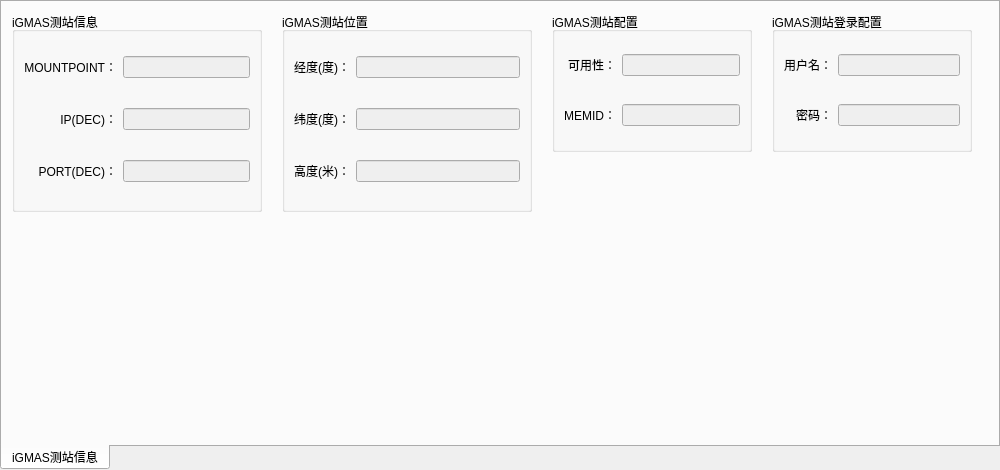
<?xml version="1.0" encoding="UTF-8"?>
<ui version="4.0">
 <class>IGMASStationInfoWidget</class>
 <widget class="QTabWidget" name="IGMASStationInfoWidget">
  <property name="geometry">
   <rect>
    <x>0</x>
    <y>0</y>
    <width>1000</width>
    <height>470</height>
   </rect>
  </property>
  <property name="windowTitle">
   <string>TabWidget</string>
  </property>
  <property name="tabPosition">
   <enum>QTabWidget::South</enum>
  </property>
  <property name="currentIndex">
   <number>0</number>
  </property>
  <widget class="QWidget" name="tab">
   <attribute name="title">
    <string>iGMAS测站信息</string>
   </attribute>
   <widget class="QGroupBox" name="groupBox">
    <property name="geometry">
     <rect>
      <x>10</x>
      <y>10</y>
      <width>250</width>
      <height>200</height>
     </rect>
    </property>
    <property name="title">
     <string>iGMAS测站信息</string>
    </property>
    <layout class="QGridLayout" name="gridLayout">
     <property name="topMargin">
      <number>0</number>
     </property>
     <property name="bottomMargin">
      <number>0</number>
     </property>
     <item row="0" column="0">
      <widget class="QLabel" name="label">
       <property name="text">
        <string>MOUNTPOINT：</string>
       </property>
       <property name="alignment">
        <set>Qt::AlignRight|Qt::AlignTrailing|Qt::AlignVCenter</set>
       </property>
      </widget>
     </item>
     <item row="0" column="1">
      <widget class="QLineEdit" name="stationMountEdit">
       <property name="enabled">
        <bool>false</bool>
       </property>
       <property name="cursor">
        <cursorShape>ArrowCursor</cursorShape>
       </property>
       <property name="readOnly">
        <bool>false</bool>
       </property>
      </widget>
     </item>
     <item row="1" column="0">
      <widget class="QLabel" name="label_2">
       <property name="text">
        <string>IP(DEC)：</string>
       </property>
       <property name="alignment">
        <set>Qt::AlignRight|Qt::AlignTrailing|Qt::AlignVCenter</set>
       </property>
      </widget>
     </item>
     <item row="1" column="1">
      <widget class="QLineEdit" name="stationIPEdit">
       <property name="enabled">
        <bool>false</bool>
       </property>
       <property name="cursor">
        <cursorShape>ArrowCursor</cursorShape>
       </property>
       <property name="styleSheet">
        <string notr="true"/>
       </property>
      </widget>
     </item>
     <item row="2" column="0">
      <widget class="QLabel" name="label_3">
       <property name="text">
        <string>PORT(DEC)：</string>
       </property>
       <property name="alignment">
        <set>Qt::AlignRight|Qt::AlignTrailing|Qt::AlignVCenter</set>
       </property>
      </widget>
     </item>
     <item row="2" column="1">
      <widget class="QLineEdit" name="stationPortEdit">
       <property name="enabled">
        <bool>false</bool>
       </property>
       <property name="cursor">
        <cursorShape>ArrowCursor</cursorShape>
       </property>
      </widget>
     </item>
    </layout>
   </widget>
   <widget class="QGroupBox" name="groupBox_2">
    <property name="geometry">
     <rect>
      <x>280</x>
      <y>10</y>
      <width>250</width>
      <height>200</height>
     </rect>
    </property>
    <property name="title">
     <string>iGMAS测站位置</string>
    </property>
    <layout class="QGridLayout" name="gridLayout_2">
     <property name="topMargin">
      <number>0</number>
     </property>
     <property name="bottomMargin">
      <number>0</number>
     </property>
     <item row="0" column="0">
      <widget class="QLabel" name="label_4">
       <property name="text">
        <string>经度(度)：</string>
       </property>
       <property name="alignment">
        <set>Qt::AlignRight|Qt::AlignTrailing|Qt::AlignVCenter</set>
       </property>
      </widget>
     </item>
     <item row="0" column="1">
      <widget class="QLineEdit" name="stationLongitudeEdit">
       <property name="enabled">
        <bool>false</bool>
       </property>
       <property name="cursor">
        <cursorShape>ArrowCursor</cursorShape>
       </property>
       <property name="readOnly">
        <bool>false</bool>
       </property>
      </widget>
     </item>
     <item row="1" column="0">
      <widget class="QLabel" name="label_5">
       <property name="text">
        <string>纬度(度)：</string>
       </property>
       <property name="alignment">
        <set>Qt::AlignRight|Qt::AlignTrailing|Qt::AlignVCenter</set>
       </property>
      </widget>
     </item>
     <item row="1" column="1">
      <widget class="QLineEdit" name="stationLatitudeEdit">
       <property name="enabled">
        <bool>false</bool>
       </property>
       <property name="cursor">
        <cursorShape>ArrowCursor</cursorShape>
       </property>
       <property name="styleSheet">
        <string notr="true"/>
       </property>
      </widget>
     </item>
     <item row="2" column="0">
      <widget class="QLabel" name="label_6">
       <property name="text">
        <string>高度(米)：</string>
       </property>
       <property name="alignment">
        <set>Qt::AlignRight|Qt::AlignTrailing|Qt::AlignVCenter</set>
       </property>
      </widget>
     </item>
     <item row="2" column="1">
      <widget class="QLineEdit" name="stationHeightEdit">
       <property name="enabled">
        <bool>false</bool>
       </property>
       <property name="cursor">
        <cursorShape>ArrowCursor</cursorShape>
       </property>
      </widget>
     </item>
    </layout>
   </widget>
   <widget class="QGroupBox" name="groupBox_3">
    <property name="geometry">
     <rect>
      <x>550</x>
      <y>10</y>
      <width>200</width>
      <height>140</height>
     </rect>
    </property>
    <property name="title">
     <string>iGMAS测站配置</string>
    </property>
    <layout class="QGridLayout" name="gridLayout_3">
     <property name="topMargin">
      <number>0</number>
     </property>
     <property name="bottomMargin">
      <number>0</number>
     </property>
     <item row="0" column="0">
      <widget class="QLabel" name="label_7">
       <property name="text">
        <string>可用性：</string>
       </property>
       <property name="alignment">
        <set>Qt::AlignRight|Qt::AlignTrailing|Qt::AlignVCenter</set>
       </property>
      </widget>
     </item>
     <item row="0" column="1">
      <widget class="QLineEdit" name="stationAvailableEdit">
       <property name="enabled">
        <bool>false</bool>
       </property>
       <property name="cursor">
        <cursorShape>ArrowCursor</cursorShape>
       </property>
       <property name="readOnly">
        <bool>false</bool>
       </property>
      </widget>
     </item>
     <item row="1" column="1">
      <widget class="QLineEdit" name="stationMemIDEdit">
       <property name="enabled">
        <bool>false</bool>
       </property>
       <property name="cursor">
        <cursorShape>ArrowCursor</cursorShape>
       </property>
       <property name="styleSheet">
        <string notr="true"/>
       </property>
      </widget>
     </item>
     <item row="1" column="0">
      <widget class="QLabel" name="label_8">
       <property name="text">
        <string>MEMID：</string>
       </property>
       <property name="alignment">
        <set>Qt::AlignRight|Qt::AlignTrailing|Qt::AlignVCenter</set>
       </property>
      </widget>
     </item>
    </layout>
   </widget>
   <widget class="QGroupBox" name="groupBox_4">
    <property name="geometry">
     <rect>
      <x>770</x>
      <y>10</y>
      <width>200</width>
      <height>140</height>
     </rect>
    </property>
    <property name="title">
     <string>iGMAS测站登录配置</string>
    </property>
    <layout class="QGridLayout" name="gridLayout_4">
     <property name="topMargin">
      <number>0</number>
     </property>
     <property name="bottomMargin">
      <number>0</number>
     </property>
     <item row="0" column="0">
      <widget class="QLabel" name="label_9">
       <property name="text">
        <string>用户名：</string>
       </property>
       <property name="alignment">
        <set>Qt::AlignRight|Qt::AlignTrailing|Qt::AlignVCenter</set>
       </property>
      </widget>
     </item>
     <item row="0" column="1">
      <widget class="QLineEdit" name="stationUserNameEdit">
       <property name="enabled">
        <bool>false</bool>
       </property>
       <property name="cursor">
        <cursorShape>ArrowCursor</cursorShape>
       </property>
       <property name="readOnly">
        <bool>false</bool>
       </property>
      </widget>
     </item>
     <item row="1" column="1">
      <widget class="QLineEdit" name="stationPasswordEdit">
       <property name="enabled">
        <bool>false</bool>
       </property>
       <property name="cursor">
        <cursorShape>ArrowCursor</cursorShape>
       </property>
       <property name="styleSheet">
        <string notr="true"/>
       </property>
       <property name="echoMode">
        <enum>QLineEdit::Password</enum>
       </property>
      </widget>
     </item>
     <item row="1" column="0">
      <widget class="QLabel" name="label_10">
       <property name="text">
        <string>密码：</string>
       </property>
       <property name="alignment">
        <set>Qt::AlignRight|Qt::AlignTrailing|Qt::AlignVCenter</set>
       </property>
      </widget>
     </item>
    </layout>
   </widget>
  </widget>
 </widget>
 <resources/>
 <connections/>
</ui>
